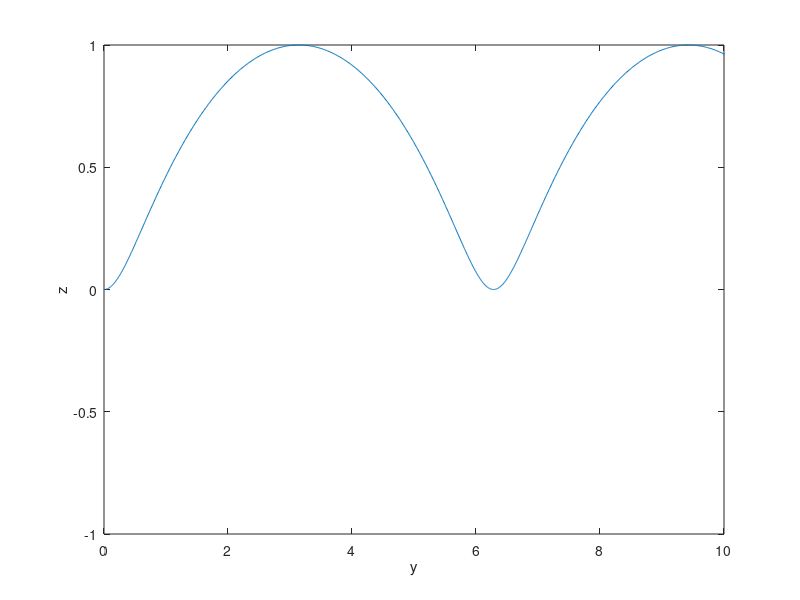

The MATLAB script that drew this image:
t=0:0.01:10;
y=-0.5.*sin(t)+t;
z=-0.5.*(cos(t)-1);
plot(y,z);
xlabel('y');
ylabel('z');
axis([0 10 -1 1]);
saveas(gcf,'1_2.eps')